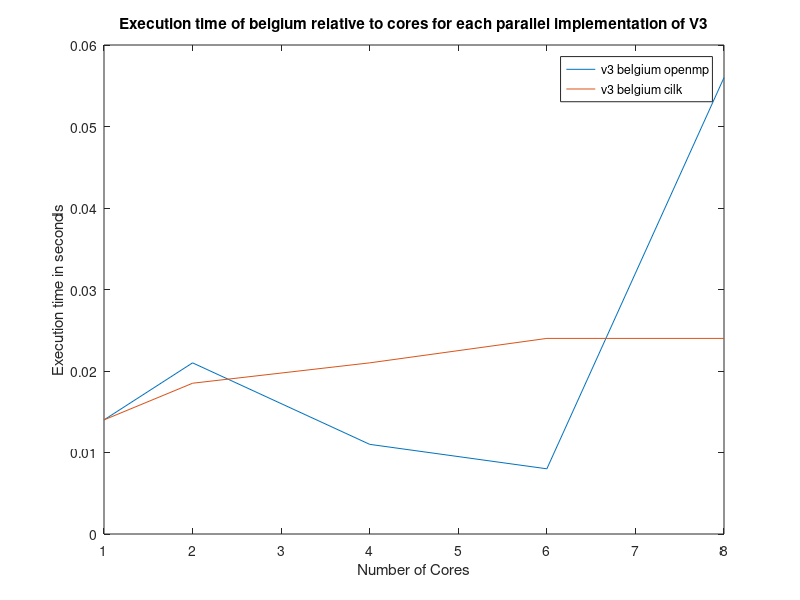
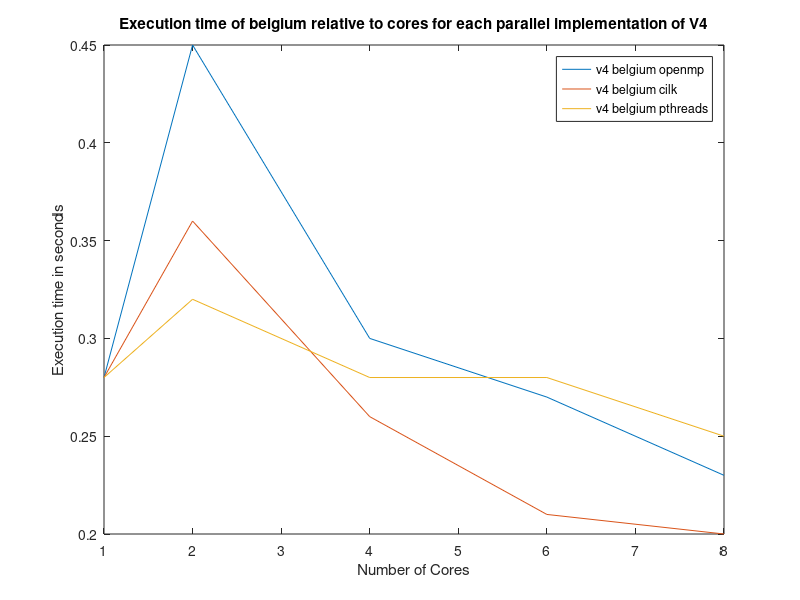
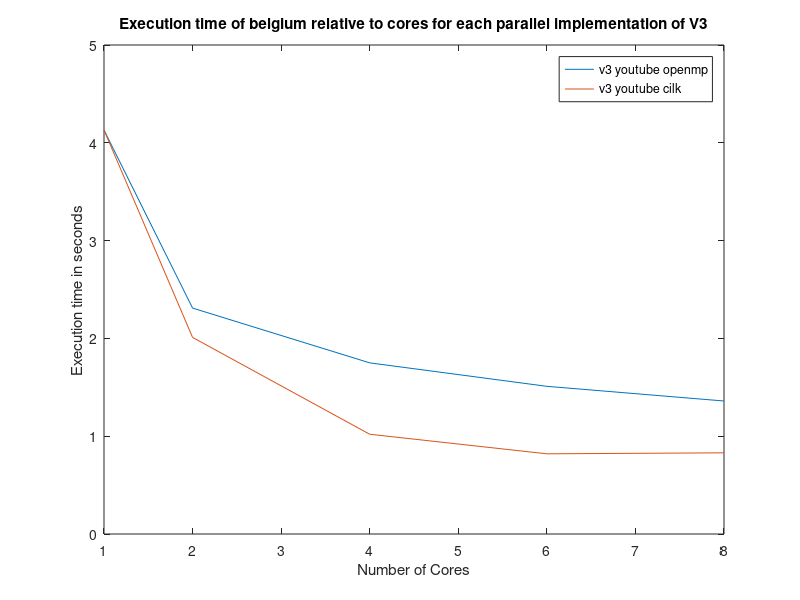
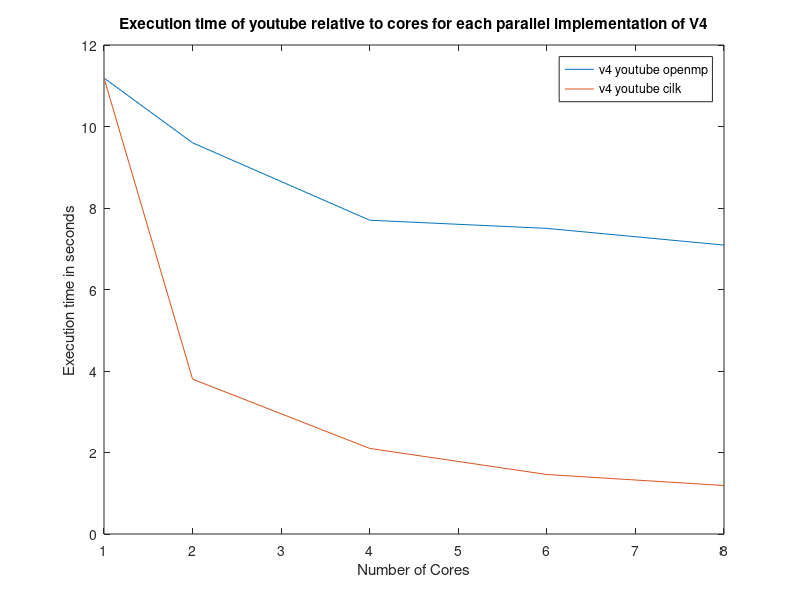

The MATLAB source for these figures, in order:
x = [1; 2; 4; 6; 8;];

v3_belgium_openmp = [0.014; 0.021; 0.011; 0.008; 0.056];
v3_youtube_openmp = [4.13; 2.31; 1.75; 1.51; 1.36];
v3_dble_openmp = [0.15; 0.20; 0.26; 0.36; 0.4;];
v3_cielskian_openmp = [11.05; 9.2; 6.6; 5.3; 4.4;];
v3_NACA_openmp = [0.21; 0.30; 0.34; 0.43; 0.50];


v3_belgium_cilk = [0.014; 0.0185; 0.021; 0.024; 0.024];
v3_youtube_cilk = [4.13; 2.01; 1.02; 0.82; 0.83];
v3_dble_cilk = [0.15; 0.23; 0.25; 0.28; 0.31];
v3_cielskian_cilk = [11.05; 5.8; 2.7; 2.1; 1.86];
v3_NACA_cilk = [0.21; 0.41; 0.35; 0.38; 0.55];


v4_belgium_openmp = [0.28; 0.45; 0.30; 0.27; 0.23];
v4_youtube_openmp = [11.19; 9.60; 7.7; 7.5; 7.09];
v4_dble_openmp = [0.38; 0.33; 0.22; 0.20; 0.17];
v4_cielskian_openmp = [2.72; 1.8; 1.18; 1.04; 0.88];
v4_NACA_openmp = [1.428; 1.16; 0.67; 0.56; 0.53];


v4_belgium_cilk = [0.28; 0.36; 0.26; 0.21; 0.20];
v4_youtube_cilk = [11.19; 3.80; 2.10; 1.46; 1.19];
v4_dble_cilk = [0.38; 0.26; 0.19; 0.15; 0.13];
v4_cielskian_cilk = [2.72; 0.96; 0.57; 0.40; 0.33];
v4_NACA_cilk = [1.428; 0.90; 0.60; 0.44; 0.39];

v4_belgium_pthreads = [0.28; 0.32; 0.28; 0.28; 0.25];
v4_dble_pthreads = [0.38; 0.40; 0.33; 0.35; 0.36];
v4_cielskian_pthreads = [2.72; 5.30; 5.34; 5.29; 5.41];
v4_NACA_pthreads = [1.428; 0.96; 0.61; 0.69; 0.64];


% Belgium for v3 and v4
y1 = v3_belgium_openmp
y2 = v3_belgium_cilk
figure
plot(x,y1,x,y2)
title('Execution time of belgium relative to cores for each parallel implementation of V3')
xlabel('Number of Cores')
ylabel('Execution time in seconds')
legend({'v3 belgium openmp','v3 belgium cilk' },'Location','northeast')
set(gcf, 'Position', get(0, 'Screensize'));
print(gcf,'belgium_v3.png','-dpng','-r300');   

y1 = v4_belgium_openmp
y2 = v4_belgium_cilk
y3 = v4_belgium_pthreads
figure
plot(x,y1,x,y2,x,y3)
title('Execution time of belgium relative to cores for each parallel implementation of V4')
xlabel('Number of Cores')
ylabel('Execution time in seconds')
legend({'v4 belgium openmp','v4 belgium cilk', 'v4 belgium pthreads' },'Location','northeast')
set(gcf, 'Position', get(0, 'Screensize'));
print(gcf,'belgium_v4.png','-dpng','-r300');


% Youtube for v3 and v4
y1 = v3_youtube_openmp
y2 = v3_youtube_cilk
figure
plot(x,y1,x,y2)
title('Execution time of belgium relative to cores for each parallel implementation of V3')
xlabel('Number of Cores')
ylabel('Execution time in seconds')
legend({'v3 youtube openmp','v3 youtube cilk' },'Location','northeast')
set(gcf, 'Position', get(0, 'Screensize'));
print(gcf,'youtube_v3.png','-dpng','-r300');

y1 = v4_youtube_openmp
y2 = v4_youtube_cilk
h=figure
plot(x,y1,x,y2)
title('Execution time of youtube relative to cores for each parallel implementation of V4')
xlabel('Number of Cores')
ylabel('Execution time in seconds')
legend({'v4 youtube openmp','v4 youtube cilk' },'Location','northeast')
set(gcf, 'Position', get(0, 'Screensize'));
print(gcf,'youtube_v4.png','-dpng','-r300');


% dble for v3 and v4
y1 = v3_dble_openmp
y2 = v3_dble_cilk
figure
plot(x,y1,x,y2)
title('Execution time of dble relative to cores for each parallel implementation of V3')
xlabel('Number of Cores')
ylabel('Execution time in seconds')
legend({'v3 dble openmp','v3 dble cilk' },'Location','northeast')
set(gcf, 'Position', get(0, 'Screensize'));
print(gcf,'dble_v3.png','-dpng','-r300');

y1 = v4_dble_openmp
y2 = v4_dble_cilk
y3 = v4_dble_pthreads
figure
plot(x,y1,x,y2,x,y3)
title('Execution time of dble relative to cores for each parallel implementation of V4')
xlabel('Number of Cores')
ylabel('Execution time in seconds')
legend({'v4 dble openmp','v4 dble cilk', 'v4 dble pthreads' },'Location','northeast')
set(gcf, 'Position', get(0, 'Screensize'));
print(gcf,'dble_v4.png','-dpng','-r300');


% cielskian for v3 and v4
y1 = v3_cielskian_openmp
y2 = v3_cielskian_cilk
figure
plot(x,y1,x,y2)
title('Execution time of cielskian relative to cores for each parallel implementation of V3')
xlabel('Number of Cores')
ylabel('Execution time in seconds')
legend({'v3 cielskian openmp','v3 cielskian cilk' },'Location','northeast')
set(gcf, 'Position', get(0, 'Screensize'));
print(gcf,'cielskian_v3.png','-dpng','-r300');

y1 = v4_cielskian_openmp
y2 = v4_cielskian_cilk
y3 = v4_cielskian_pthreads
figure
plot(x,y1,x,y2,x,y3)
title('Execution time of belgium relative to cores for each parallel implementation of V4')
xlabel('Number of Cores')
ylabel('Execution time in seconds')
legend({'v4 cielskian openmp','v4 cielskian cilk', 'v4 cielskian pthreads' },'Location','northeast')
set(gcf, 'Position', get(0, 'Screensize'));
print(gcf,'cielskian_v4.png','-dpng','-r300');


% NACA for v3 and v4
y1 = v3_NACA_openmp
y2 = v3_NACA_cilk
figure
plot(x,y1,x,y2)
title('Execution time of NACA relative to cores for each parallel implementation of V3')
xlabel('Number of Cores')
ylabel('Execution time in seconds')
legend({'v3 NACA openmp','v3 NACA cilk' },'Location','northeast')
set(gcf, 'Position', get(0, 'Screensize'));
print(gcf,'NACA_v3.jpg','-dpng','-r300');

y1 = v4_NACA_openmp
y2 = v4_NACA_cilk
y3 = v4_NACA_pthreads
figure
plot(x,y1,x,y2,x,y3)
title('Execution time of NACA relative to cores for each parallel implementation of V4')
xlabel('Number of Cores')
ylabel('Execution time in seconds')
legend({'v4 NACA openmp','v4 NACA cilk', 'v4 NACA pthreads' },'Location','northeast')
set(gcf, 'Position', get(0, 'Screensize'));
print(gcf,'NACA_v4.jpg','-dpng','-r300');
